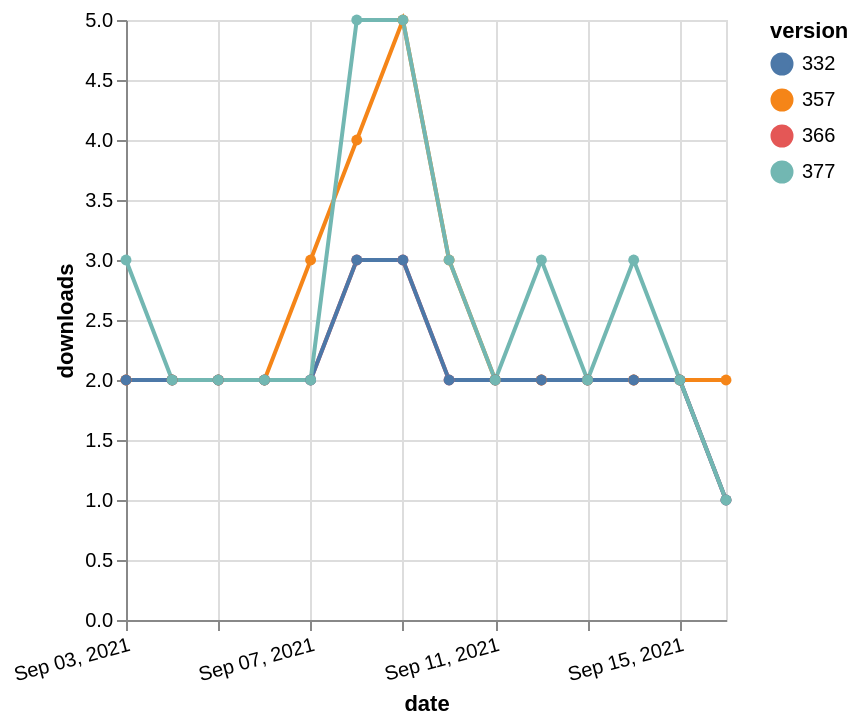

Here is the Vega-Lite specification saved for this chart:
### Vega-Lite specification from a JSON file in a GitHub repository (floating-point values rounded to 4 significant figures)
{"$schema": "https://vega.github.io/schema/vega-lite/v5.json", "description": "A simple bar chart with embedded data.", "data": {"values": [{"date": "2021-09-03", "total": 2336, "delta": 2, "version": "366"}, {"date": "2021-09-04", "total": 2338, "delta": 2, "version": "366"}, {"date": "2021-09-05", "total": 2340, "delta": 2, "version": "366"}, {"date": "2021-09-06", "total": 2342, "delta": 2, "version": "366"}, {"date": "2021-09-07", "total": 2344, "delta": 2, "version": "366"}, {"date": "2021-09-08", "total": 2347, "delta": 3, "version": "366"}, {"date": "2021-09-09", "total": 2350, "delta": 3, "version": "366"}, {"date": "2021-09-10", "total": 2352, "delta": 2, "version": "366"}, {"date": "2021-09-11", "total": 2354, "delta": 2, "version": "366"}, {"date": "2021-09-12", "total": 2356, "delta": 2, "version": "366"}, {"date": "2021-09-13", "total": 2358, "delta": 2, "version": "366"}, {"date": "2021-09-14", "total": 2360, "delta": 2, "version": "366"}, {"date": "2021-09-15", "total": 2362, "delta": 2, "version": "366"}, {"date": "2021-09-16", "total": 2363, "delta": 1, "version": "366"}, {"date": "2021-09-03", "total": 2923, "delta": 2, "version": "357"}, {"date": "2021-09-04", "total": 2925, "delta": 2, "version": "357"}, {"date": "2021-09-05", "total": 2927, "delta": 2, "version": "357"}, {"date": "2021-09-06", "total": 2929, "delta": 2, "version": "357"}, {"date": "2021-09-07", "total": 2932, "delta": 3, "version": "357"}, {"date": "2021-09-08", "total": 2936, "delta": 4, "version": "357"}, {"date": "2021-09-09", "total": 2941, "delta": 5, "version": "357"}, {"date": "2021-09-10", "total": 2944, "delta": 3, "version": "357"}, {"date": "2021-09-11", "total": 2946, "delta": 2, "version": "357"}, {"date": "2021-09-12", "total": 2948, "delta": 2, "version": "357"}, {"date": "2021-09-13", "total": 2950, "delta": 2, "version": "357"}, {"date": "2021-09-14", "total": 2952, "delta": 2, "version": "357"}, {"date": "2021-09-15", "total": 2954, "delta": 2, "version": "357"}, {"date": "2021-09-16", "total": 2956, "delta": 2, "version": "357"}, {"date": "2021-09-03", "total": 2794, "delta": 2, "version": "332"}, {"date": "2021-09-04", "total": 2796, "delta": 2, "version": "332"}, {"date": "2021-09-05", "total": 2798, "delta": 2, "version": "332"}, {"date": "2021-09-06", "total": 2800, "delta": 2, "version": "332"}, {"date": "2021-09-07", "total": 2802, "delta": 2, "version": "332"}, {"date": "2021-09-08", "total": 2805, "delta": 3, "version": "332"}, {"date": "2021-09-09", "total": 2808, "delta": 3, "version": "332"}, {"date": "2021-09-10", "total": 2810, "delta": 2, "version": "332"}, {"date": "2021-09-11", "total": 2812, "delta": 2, "version": "332"}, {"date": "2021-09-12", "total": 2814, "delta": 2, "version": "332"}, {"date": "2021-09-13", "total": 2816, "delta": 2, "version": "332"}, {"date": "2021-09-14", "total": 2818, "delta": 2, "version": "332"}, {"date": "2021-09-15", "total": 2820, "delta": 2, "version": "332"}, {"date": "2021-09-16", "total": 2821, "delta": 1, "version": "332"}, {"date": "2021-09-03", "total": 2147, "delta": 3, "version": "377"}, {"date": "2021-09-04", "total": 2149, "delta": 2, "version": "377"}, {"date": "2021-09-05", "total": 2151, "delta": 2, "version": "377"}, {"date": "2021-09-06", "total": 2153, "delta": 2, "version": "377"}, {"date": "2021-09-07", "total": 2155, "delta": 2, "version": "377"}, {"date": "2021-09-08", "total": 2160, "delta": 5, "version": "377"}, {"date": "2021-09-09", "total": 2165, "delta": 5, "version": "377"}, {"date": "2021-09-10", "total": 2168, "delta": 3, "version": "377"}, {"date": "2021-09-11", "total": 2170, "delta": 2, "version": "377"}, {"date": "2021-09-12", "total": 2173, "delta": 3, "version": "377"}, {"date": "2021-09-13", "total": 2175, "delta": 2, "version": "377"}, {"date": "2021-09-14", "total": 2178, "delta": 3, "version": "377"}, {"date": "2021-09-15", "total": 2180, "delta": 2, "version": "377"}, {"date": "2021-09-16", "total": 2181, "delta": 1, "version": "377"}]}, "width": "container", "mark": {"type": "line", "point": {"filled": true}}, "encoding": {"x": {"field": "date", "type": "temporal", "timeUnit": "yearmonthdate", "title": "date", "axis": {"labelAngle": -15}}, "y": {"field": "delta", "type": "quantitative", "title": "downloads"}, "color": {"field": "version", "type": "nominal"}, "tooltip": {"field": "delta"}}}
